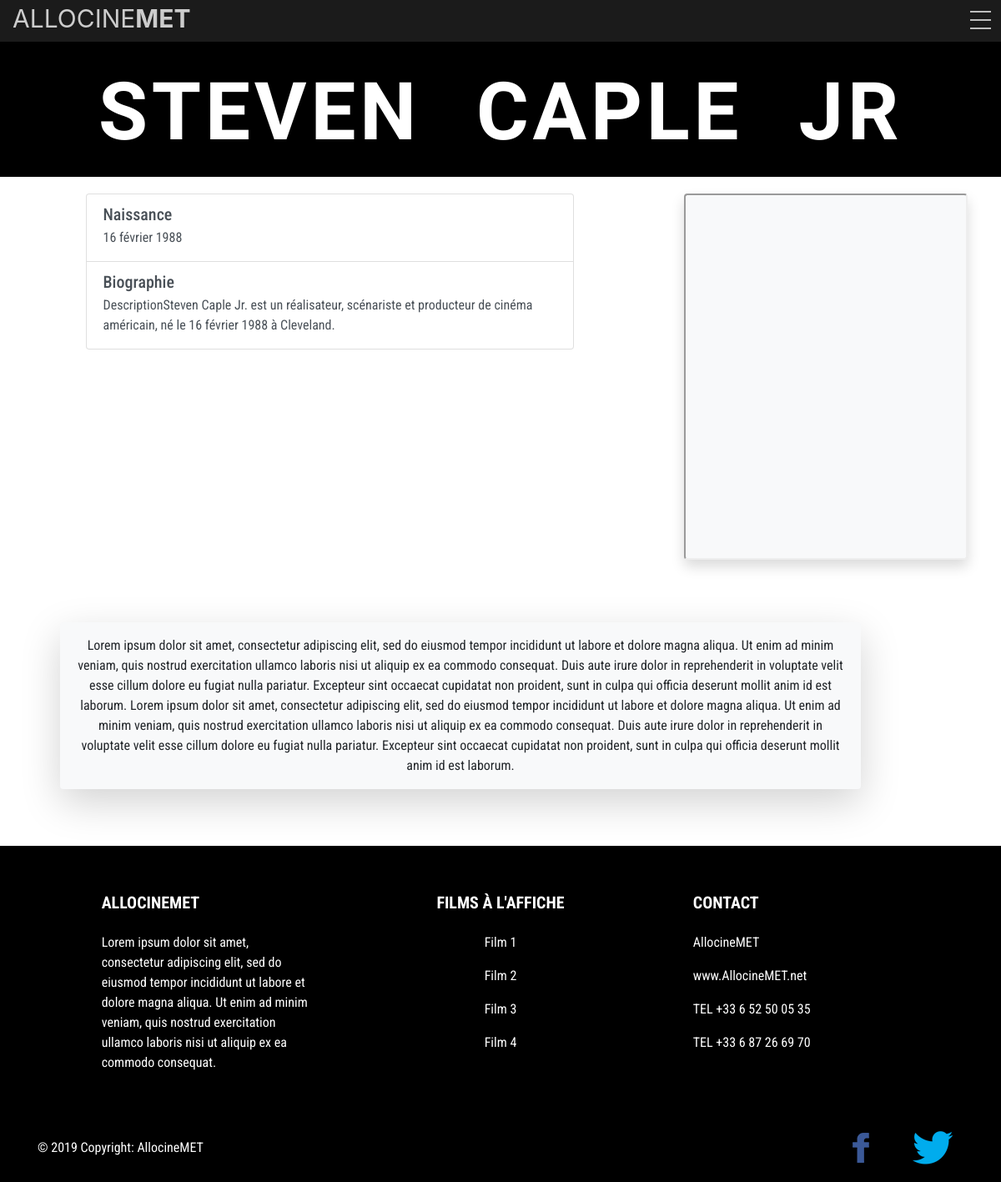
/realisateur.php?id=3, run on the app's committed database.
### tables this page shows
CREATE TABLE `Realisateur` (
  `ID_Rea` int(11) NOT NULL,
  `Nom` varchar(255) NOT NULL,
  `Naissance` varchar(255) NOT NULL,
  `Bio` text NOT NULL,
  `Image` varchar(255) NOT NULL
);

### realisateur.php (the view, shortened to what this page needs)
<!DOCTYPE html>
<html lang="fr">
<head>
    <link rel="stylesheet" href="https://stackpath.bootstrapcdn.com/bootstrap/4.3.1/css/bootstrap.min.css">
    <link rel="stylesheet" href="css/style_pages_cont_real_act.css">
    <link rel="stylesheet" href="css/footer.css">
</head>
<body>
<?php include('header.php');?>
<?php include('bdd.php');?>
<?php
  $idrea = $_GET["id"];
  $res = $bdd->prepare("SELECT * FROM Realisateur WHERE ID_Rea=?");
  $res->execute(array($idrea));
  $donnees = $res->fetch();
  ?>
  <main id="real">
        <div class="hoofd">
          <h1 class="text-uppercase"><?php echo $donnees['Nom']; ?></h1>
      </div>
      <div class="row">
        <div class="col-1 col-sm-1 col-md-1 col-lg-1 col-xl-1"></div>
        <div class="col-10 col-sm-10 col-md-5 col-lg-5 col-xl-6">
          <div class="list-group CI">
            <div class="list-group-item list-group-item-action">
              <div class="d-flex w-100 justify-content-between">
                <h5 class="mb-1">Naissance</h5>
              </div>
              <p class="mb-1"><?php echo $donnees['Naissance']; ?></p>
            </div>
            <div class="list-group-item list-group-item-action">
              <div class="d-flex w-100 justify-content-between">
                <h5 class="mb-1">Biographie</h5>
              </div>
              <p class="mb-1"><?php echo $donnees['Bio']; ?></p>
            </div>
          </div>
        </div>
        <div class="col-3 col-sm-3 col-md-1 col-lg-1 col-xl-1"></div>
        <div class="col-6 col-sm-6 col-md-3 col-lg-3 col-xl-3">
          <iframe class="shadow p-3 mb-5 bg-light rounded" src="img/<?php echo $donnees['Image']; ?>" height="439px" width="340px"></iframe>
        </div>
        <div class="col-3 col-sm-3 col-md-2 col-lg-2 col-xl-1"></div>
      </div>
    <p class="text-center shadow-lg p-3 mb-5 bg-light rounded">Lorem ipsum dolor sit amet, consectetur adipiscing elit,
      sed do eiusmod tempor incididunt ut labore et dolore magna aliqua. Ut enim ad
      minim veniam, quis nostrud exercitation ullamco laboris nisi ut aliquip ex ea
      commodo consequat. Duis aute irure dolor in reprehenderit in voluptate velit
      esse cillum dolore eu fugiat nulla pariatur. Excepteur sint occaecat cupidatat
      non proident, sunt in culpa qui officia deserunt mollit anim id est laborum. Lorem ipsum dolor sit amet, consectetur adipiscing elit,
        sed do eiusmod tempor incididunt ut labore et dolore magna aliqua. Ut enim ad
        minim veniam, quis nostrud exercitation ullamco laboris nisi ut aliquip ex ea
        commodo consequat. Duis aute irure dolor in reprehenderit in voluptate velit
        esse cillum dolore eu fugiat nulla pariatur. Excepteur sint occaecat cupidatat
        non proident, sunt in culpa qui officia deserunt mollit anim id est laborum.
    </p>
    </main>
    <?php include('footer.php');?>
</body>
</html>

### css/style_pages_cont_real_act.css (style rules this page uses)
html, body { padding: 0; margin: 0; overflow-x: hidden; }
#content, #real, #acteur { background-color: white; padding-bottom: 20px; }
#content, #real { font-family: 'Roboto Condensed', sans-serif; }
#content .hoofd, #real .hoofd, #acteur .hoofd { display: flex; align-items: center; flex-direction: column; justify-content: center; padding-bottom: 1%; width: 100%; min-height: 18vh; background-color: black; }
#content h1, #real h1, #acteur h1 { font-family: 'Poiret One', cursive; text-shadow: .06em .03em rgba(0, 0, 0, 0.404); font-size: 6em; font-weight: 600; word-spacing: 0.4em; letter-spacing: 0.05em; text-align: center; margin-top: 0.8em; }
#content h1, #real h1 { color: white; }
#content .text-center, #real .text-center, #acteur .text-center { padding: 20px 10%; width: 80%; }
#real .text-center, #acteur .text-center { margin-left: 6%; margin-top: 20px; }
#real .row, #acteur .row { margin-top: 20px; }
#real .CI, #acteur .CI { margin-bottom: 20px; }

### css/footer.css (style rules this page uses)
* { margin: 0; padding: 0; box-sizing: 0; }

### css/header.css (style rules this page uses)
html, body { padding: 0; margin: 0; }

### data on the page
realisateur: Nom "STEVEN CAPLE JR", Naissance "16 février 1988", Bio "DescriptionSteven Caple Jr. est un réalisateur, scénariste et producteur de cinéma américain, né le 16 février 1988 à Cleveland."
